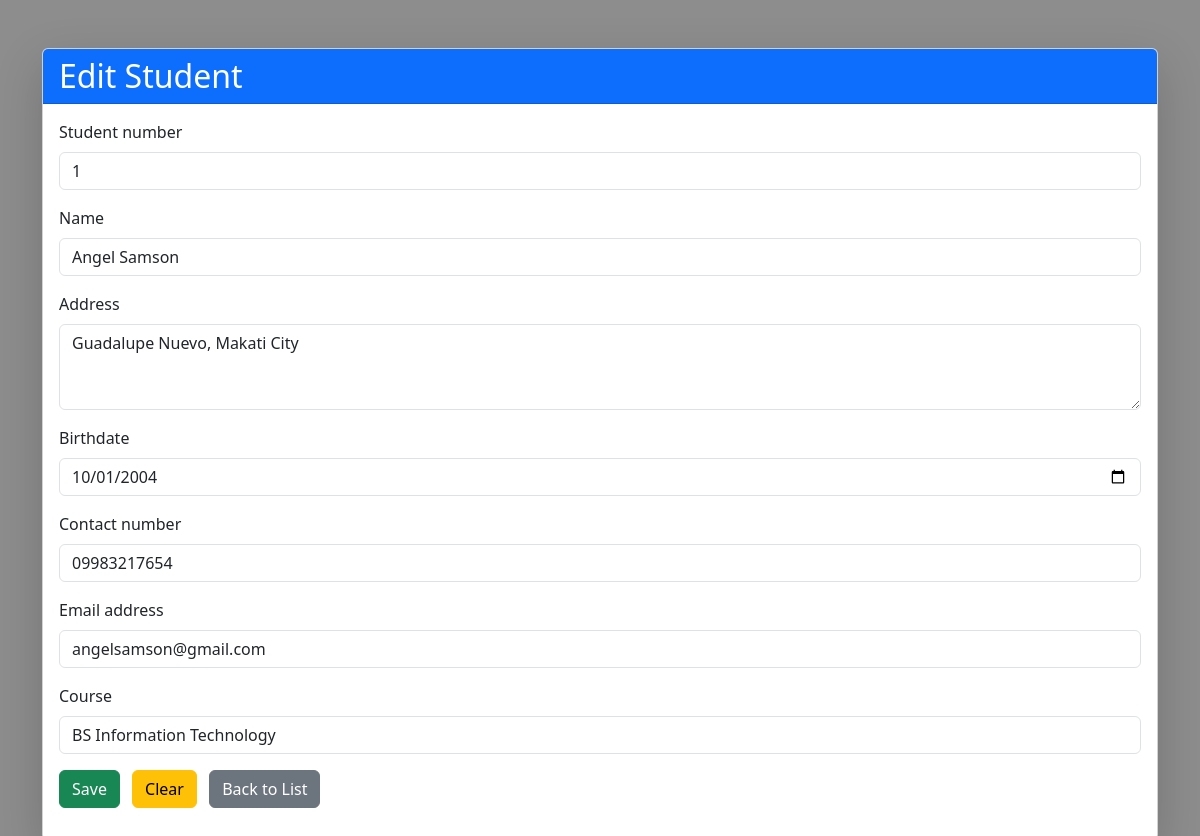
Page /edit/1/ on the committed database.
### students/models.py (models this page shows, shortened)
class Student(models.Model):
    student_number = models.CharField(max_length=20, unique=True)
    name = models.CharField(max_length=100)
    address = models.TextField()
    birthdate = models.DateField()
    contact_number = models.CharField(max_length=15)
    email_address = models.EmailField()
    course = models.CharField(max_length=100)

### students/views.py (the view)
# urls.py: path('edit/<int:pk>/', views.student_update, name='student_update'),
def student_update(request, pk):
    student = get_object_or_404(Student, pk=pk)
    if request.method == 'POST':
        form = StudentForm(request.POST, instance=student)
        if form.is_valid():
            form.save()
            return redirect('student_list')
    else:
        form = StudentForm(instance=student)
    return render(request, 'students/student_form.html', {'form': form})

### students/templates/students/student_form.html (shortened to what this page needs)
{% load static %}
<link rel="stylesheet" href="{% static 'students/css/bootstrap.min.css' %}">
<div class="container mt-5">
  <div class="card shadow-lg">
    <div class="card-header bg-primary text-white">
      <h2 class="mb-0">{{ form.instance.pk|yesno:"Edit Student,Add Student" }}</h2>
    </div>
    <div class="card-body">
      <form method="post">
        {% for field in form %}
          <div class="mb-3">
            <label for="{{ field.id_for_label }}" class="form-label">{{ field.label }}</label>
            {{ field }}
          </div>
        {% endfor %}
        <button type="submit" class="btn btn-success">Save</button>
        <button type="reset" class="btn btn-warning ms-2">Clear</button>
        <a href="{% url 'student_list' %}" class="btn btn-secondary ms-2">Back to List</a>
      </form>
    </div>
  </div>
</div>

### rows in the picture
Student: instance.pk "Edit Student", form "1" "Angel Samson" "Guadalupe Nuevo, Makati City" "10/01/2004" "09983217654" "angelsamson@gmail.com" "BS Information Technology"

### other values in the picture
{{ field.label }} "Student number" "Name" "Address" "Birthdate" "Contact number" "Email address" "Course"
